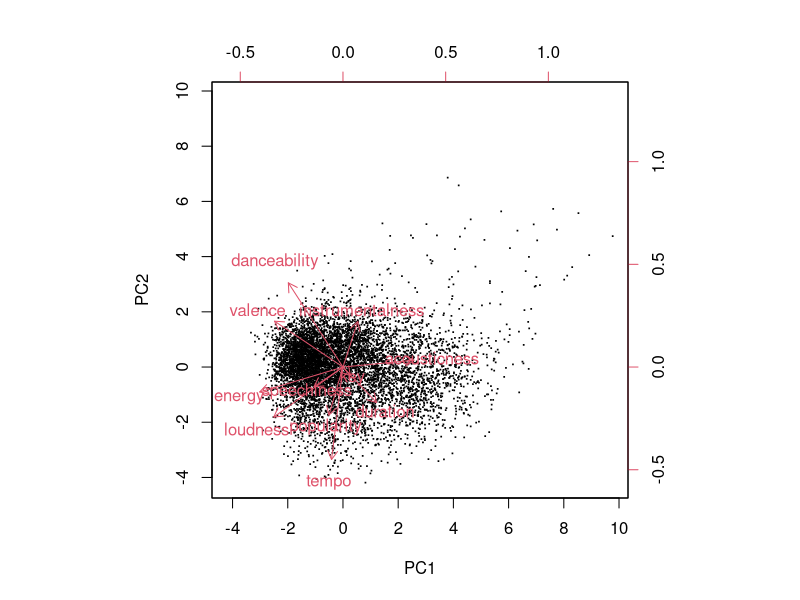
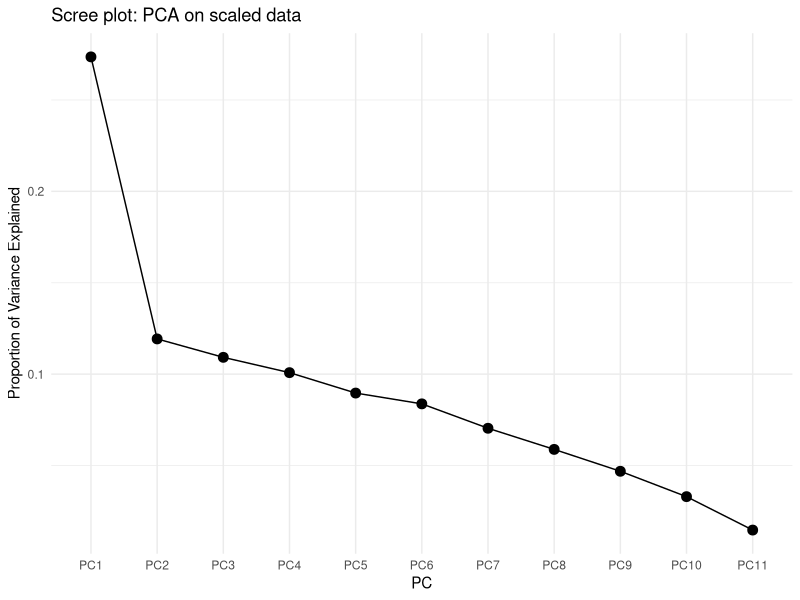
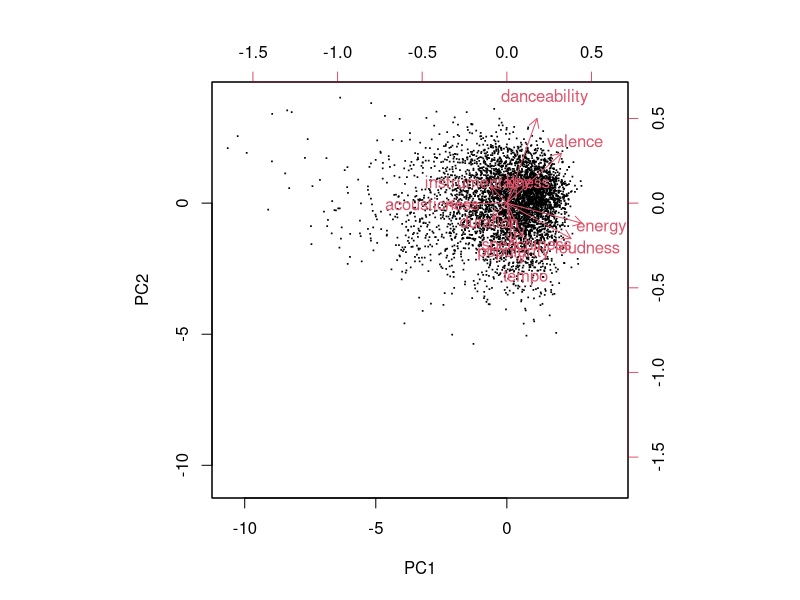
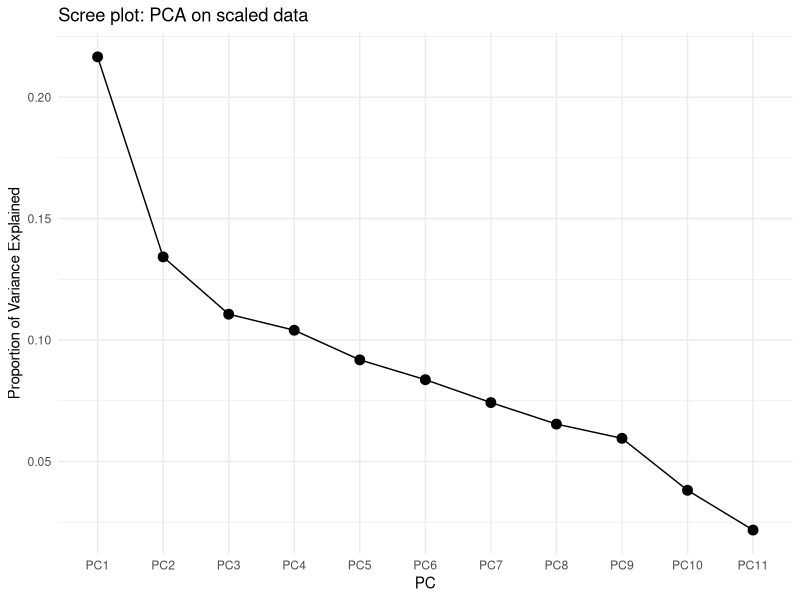
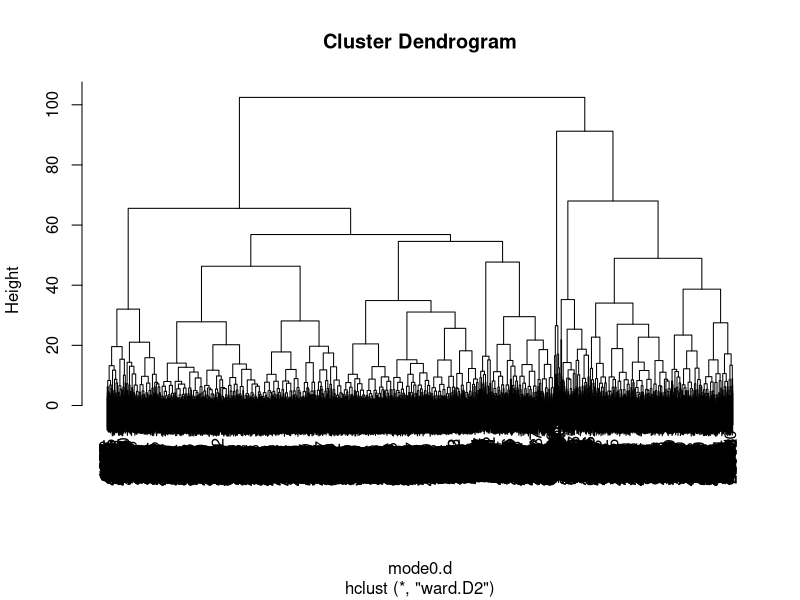
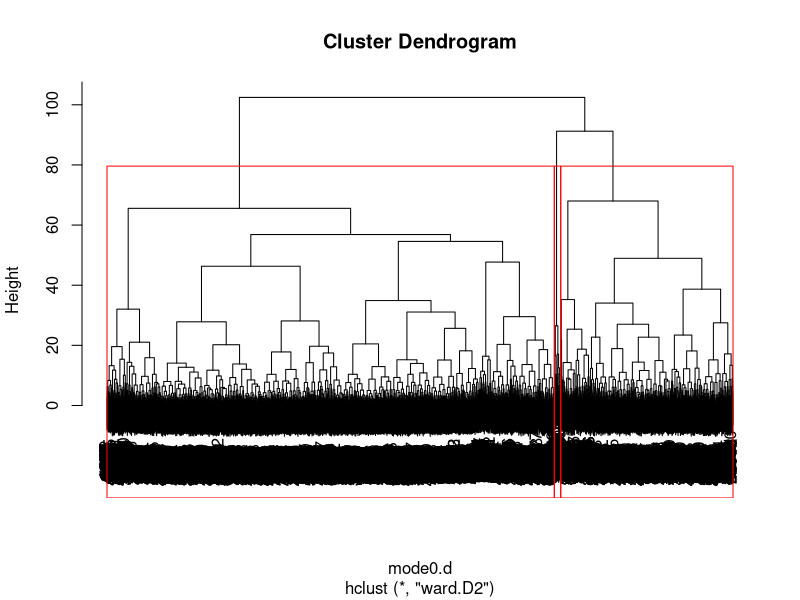
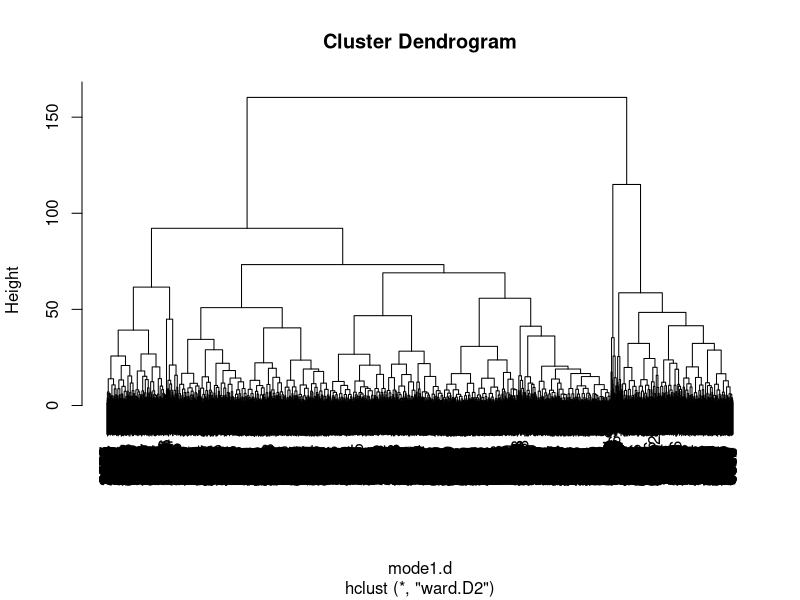
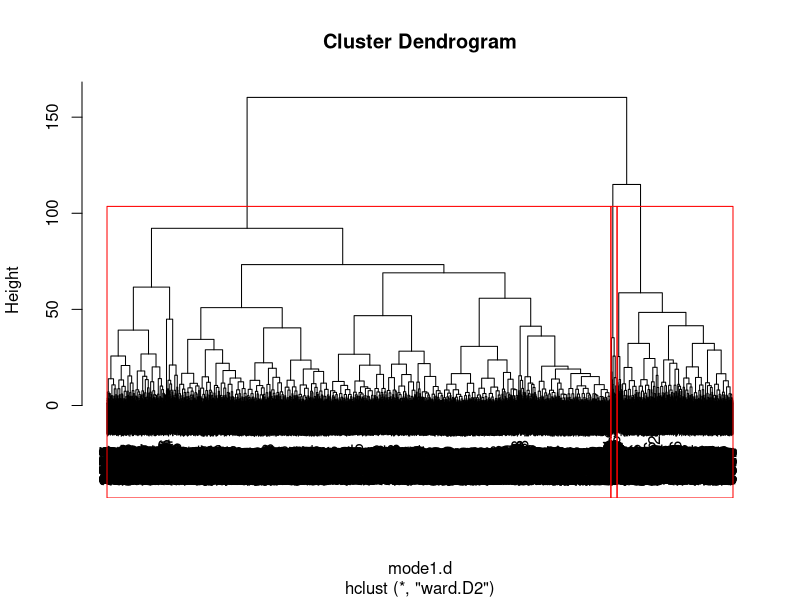

The R script that drew these images, in order:
## ---- chunk 1
knitr::opts_chunk$set(echo = TRUE)
library(data.table)
library(tidyverse)
library(ggplot2)
library(ggthemes)
library(stringr)
library(scales) #for formatting with percentage signs
library(nnet) #for multinomial regression
## ---- chunk 2
data <- fread("kpopdata.csv")
colnames(data)
## ---- chunk 3
mode1 <- data %>% 
  filter(mode == 1) %>%
  select(popularity, duration, acousticness, danceability, energy, 
         instrumentalness, key, loudness, speechiness, tempo, valence)
mode0 <- data %>% 
  filter(mode == 0) %>%
  select(popularity, duration, acousticness, danceability, energy, 
         instrumentalness, key, loudness, speechiness, tempo, valence)
## ---- chunk 4
pca <- prcomp(mode1, scale=TRUE)
t(pca$rotation)
## ---- chunk 5
biplot(pca, scale = 0, xlabs=rep("·", nrow(mode1)))
## ---- chunk 6
pca.var = pca$sdev^2
pve = pca.var/sum(pca.var)
cve = cumsum(pve)
pca.var.explained <- data.frame("Variance" = pca.var, 
                                "Proportion_Variation" = pve, 
                                "Cummalitve_Proportion_Variation"= cve, 
                                "PC" = factor(c("PC1", "PC2", "PC3", "PC4", "PC5", "PC6", "PC7",
                                         "PC8", "PC9", "PC10", "PC11"), 
                                         levels = c("PC1", "PC2", "PC3", "PC4", "PC5", "PC6", "PC7",
                                         "PC8", "PC9", "PC10", "PC11")))
pca.var.explained
## ---- chunk 7
pca.var.explained %>%
  ggplot(aes(x=PC,y=Proportion_Variation, group=1))+
  ylab("Proportion of Variance Explained") +
  geom_point(size=3)+
  geom_line()+
  labs(title="Scree plot: PCA on scaled data") +
  theme_minimal()
## ---- chunk 8
pca <- prcomp(mode0, scale=TRUE)
t(pca$rotation)
## ---- chunk 9
biplot(pca, scale = 0, xlabs=rep("·", nrow(mode0)))
## ---- chunk 10
pca.var = pca$sdev^2
pve = pca.var/sum(pca.var)
cve = cumsum(pve)
pca.var.explained <- data.frame("Variance" = pca.var, 
                                "Proportion_Variation" = pve, 
                                "Cummalitve_Proportion_Variation"= cve, 
                                "PC" = factor(c("PC1", "PC2", "PC3", "PC4", "PC5", "PC6", "PC7",
                                         "PC8", "PC9", "PC10", "PC11"), 
                                         levels = c("PC1", "PC2", "PC3", "PC4", "PC5", "PC6", "PC7",
                                         "PC8", "PC9", "PC10", "PC11")))
pca.var.explained
## ---- chunk 11
pca.var.explained %>%
  ggplot(aes(x=PC,y=Proportion_Variation, group=1))+
  ylab("Proportion of Variance Explained") +
  geom_point(size=3)+
  geom_line()+
  labs(title="Scree plot: PCA on scaled data") +
  theme_minimal()
## ---- chunk 12
mode0.st <- scale(mode0)
mode1.st <- scale(mode1)

## ---- chunk 13
colMeans(mode0.st);cov(mode0.st)
## ---- chunk 14
colMeans(mode1.st);cov(mode1.st)
## ---- chunk 15
mode0.d <- dist(mode0.st, method = "euclidean")
mode0_ward <- hclust(mode0.d, method = "ward.D2")
plot(mode0_ward)
## ---- chunk 16
plot(mode0_ward)
rect.hclust(mode0_ward, k=3, border="red")
## ---- chunk 17
mode0.groups <- cutree(mode0_ward, k=3)
table(mode0.groups)
table(mode0.groups)/nrow(mode0)
## ---- chunk 18
mode1.d <- dist(mode1.st, method = "euclidean")
mode1_ward <- hclust(mode1.d, method = "ward.D2")
plot(mode1_ward)
## ---- chunk 19
plot(mode1_ward)
rect.hclust(mode1_ward, k=3, border="red")
## ---- chunk 20
mode1.groups <- cutree(mode1_ward, k=3)
table(mode1.groups)
table(mode1.groups)/nrow(mode1)
